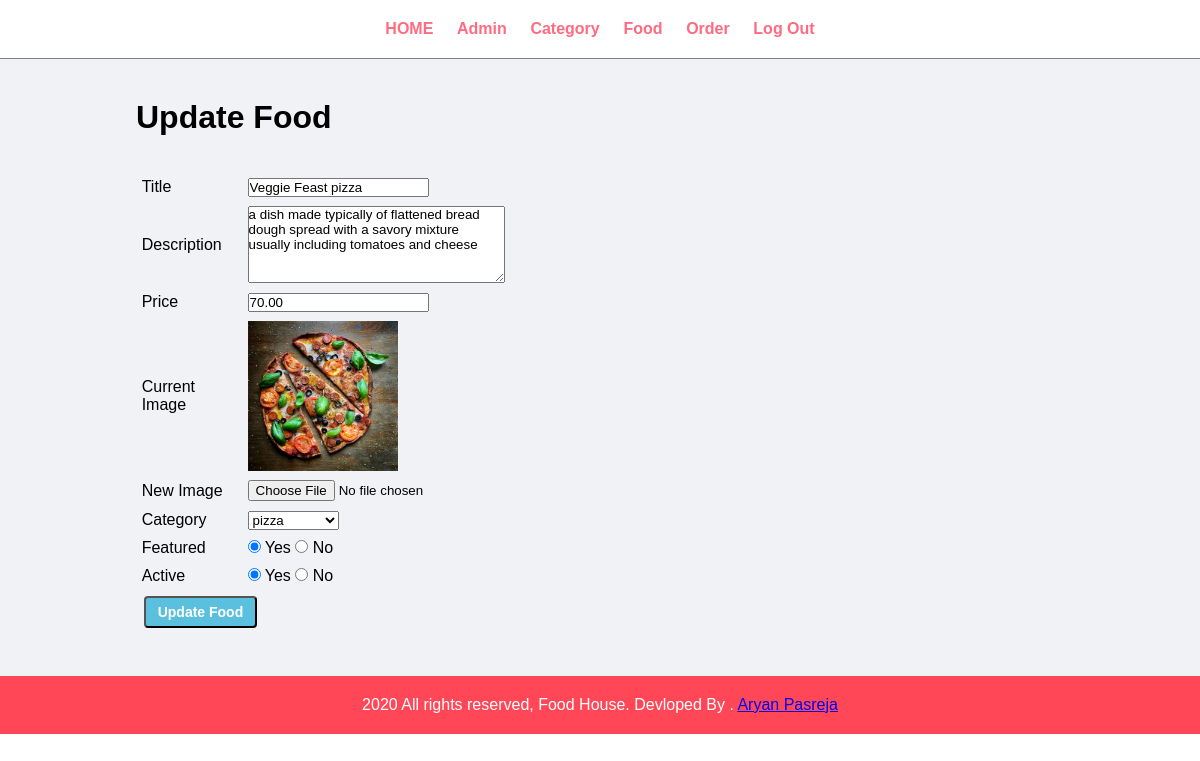
Screenshot of /admin/update-food.php?id=2 (signed in) with the database file from the repository.
### tables this page shows
CREATE TABLE `tbl_food` (
  `id` int(10) UNSIGNED NOT NULL,
  `tittle` varchar(100) NOT NULL,
  `description` text NOT NULL,
  `price` decimal(10,2) NOT NULL,
  `image_name` varchar(255) NOT NULL,
  `category_id` int(10) UNSIGNED NOT NULL,
  `feature` varchar(10) NOT NULL,
  `active` varchar(10) NOT NULL
);

CREATE TABLE `tbl_category` (
  `id` int(10) UNSIGNED NOT NULL,
  `tittle` varchar(100) NOT NULL,
  `image_name` varchar(255) NOT NULL,
  `featured` varchar(10) NOT NULL,
  `active` varchar(10) NOT NULL
);

### admin/update-food.php (the view, shortened to what this page needs)
<link rel="stylesheet" href="../css/admin.css">
<?php include('partials/menu.php'); ?>
<div class="main-content">
    <div class="wrapper">
        <h1>Update Food</h1>
        <br><br>
        <?php
            $id = $_GET['id'];
            $sql = "SELECT * FROM tbl_food WHERE id=$id";
            $res = mysqli_query($conn, $sql);
            if($res) {
                $count = mysqli_num_rows($res);
                if($count == 1) {
                    $row = mysqli_fetch_assoc($res);
                    $tittle = $row['tittle'];
                    $description = $row['description'];
                    $price = $row['price'];
                    $current_image = $row['image_name'];
                    $category_id = $row['category_id'];
                    $featured = $row['feature'];
                    $active = $row['active'];
                } else {
                    header('location:'.SITEURL.'admin/manage-food.php');
                }
            }
        ?>
        <form action="" method="POST" enctype="multipart/form-data">
            <table class="tbl-40">
                <tr>
                    <td>Title</td>
                    <td>
                        <input type="text" name="tittle" value="<?php echo $tittle; ?>">
                    </td>
                </tr>
                <tr>
                    <td>Description</td>
                    <td>
                        <textarea name="description" cols="30" rows="5"><?php echo $description; ?></textarea>
                    </td>
                </tr>
                <tr>
                    <td>Price</td>
                    <td>
                        <input type="number" name="price" value="<?php echo $price; ?>">
                    </td>
                </tr>
                <tr>
                    <td>Current Image</td>
                    <td>
                        <?php
                            if($current_image != "") {
                                ?>
                                <img src="<?php echo SITEURL; ?>images/food/<?php echo $current_image; ?>" width="150px">
                                <?php
                            } else {
                                echo "<div class='error'>Image Not Added.</div>";
                            }
                        ?>
                    </td>
                </tr>
                <tr>
                    <td>New Image</td>
                    <td>
                        <input type="file" name="image">
                    </td>
                </tr>
                <tr>
                    <td>Category</td>
                    <td>
                        <select name="category">
                            <?php
                                $sql2 = "SELECT * FROM tbl_category WHERE active='Yes'";
                                $res2 = mysqli_query($conn, $sql2);
                                $count2 = mysqli_num_rows($res2);
                                if($count2 > 0) {
                                    while($row2 = mysqli_fetch_assoc($res2)) {
                                        $category_id_db = $row2['id'];
                                        $category_tittle = $row2['tittle'];
                                        ?>
                                        <option <?php if($category_id == $category_id_db) {echo "selected";} ?> value="<?php echo $category_id_db; ?>"><?php echo $category_tittle; ?></option>
                                        <?php
                                    }
                                } else {
                                    ?>
                                    <option value="0">No Category Found</option>
                                    <?php
                                }
                            ?>
                        </select>
                    </td>
                </tr>
                <tr>
                    <td>Featured</td>
                    <td>
                        <input <?php if($featured == "Yes") {echo "checked";} ?> type="radio" name="featured" value="Yes"> Yes
                        <input <?php if($featured == "No") {echo "checked";} ?> type="radio" name="featured" value="No"> No
                    </td>
                </tr>
                <tr>
                    <td>Active</td>
                    <td>
                        <input <?php if($active == "Yes") {echo "checked";} ?> type="radio" name="active" value="Yes"> Yes
                        <input <?php if($active == "No") {echo "checked";} ?> type="radio" name="active" value="No"> No
                    </td>
                </tr>
                <tr>
                    <td colspan="2">
                        <input type="submit" name="submit" value="Update Food" class="btn-secondary">
                    </td>
                </tr>
            </table>
        </form>
    </div>
</div>
<?php include('partials/footer.php'); ?>

### css/admin.css (style rules this page uses)
* { margin: 0; padding: 0; font-family: Arial, Helvetica, sans-serif; }
.wrapper { padding: 1%; width: 80%; margin: 0 auto; }
.tbl-40 { width: 40%; }
table tr td { padding: 1%; }
.btn-secondary { background-color: #7bed9f; padding: 1%; color: black; text-decoration: none; font-weight: bold; }
.main-content { background-color: #f1f2f6; padding: 3% 0; }
.btn-primary, .btn-secondary, .btn-danger { display: inline-block; padding: 6px 12px; margin: 2px; text-decoration: none; border-radius: 4px; font-size: 14px; }
.btn-secondary { background-color: #5bc0de; color: white; }
.wrapper { max-width: 1200px; margin: 0 auto; padding: 20px; }
.main-content { padding: 20px; }

### rows the page displays
tbl_food: tittle "Veggie Feast pizza", description "a dish made typically of flattened bread dough spread with a savory mixture usually including tomatoes and cheese", price "70.00", image_name (picture), category "pizza", feature "☑", active "☑"
